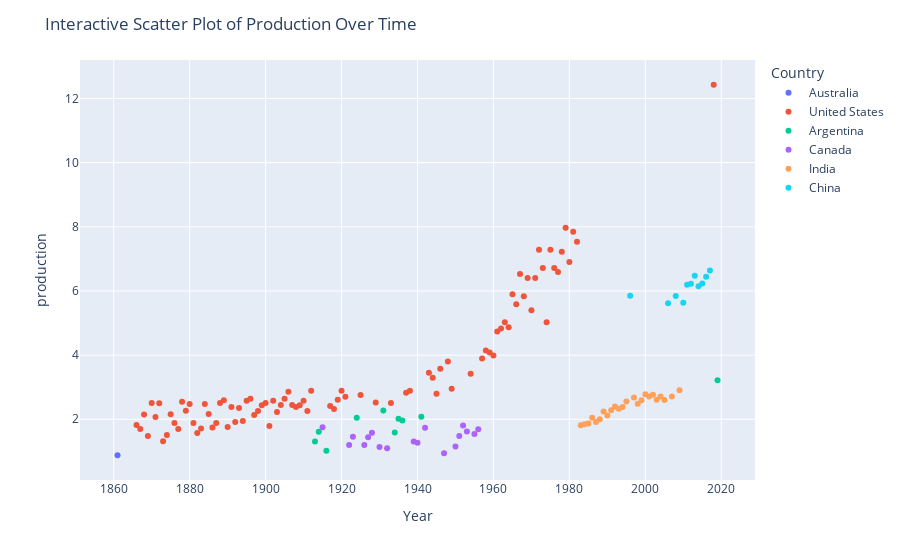

Notebook cell for this chart:
### Markdown cell above
Let's take a look at which country had the highes amount of production per year.

### Code cell
#country with the highest yield per year, hover for more info
# Group data by 'year' and find the country with the highest yield in each year
highest_production_per_year = df.groupby('year').apply(lambda x: x.loc[x['production'].idxmax()]).reset_index(drop=True)

# Create an interactive scatter plot with hover labels
fig = px.scatter(highest_production_per_year, x='year', y='yield', color='country', hover_name='country', labels={'country': 'Country'})
fig.update_layout(
    title='Interactive Scatter Plot of Production Over Time',
    xaxis_title='Year',
    yaxis_title='production',
)

fig.show()

### Figure 1 — Plotly figure (JSON) as saved in the notebook; plotly's stock layout.template omitted (floating-point values rounded to 4 significant figures)
{"data": [{"hovertemplate": "<b>%{hovertext}</b><br><br>Country=Australia<br>year=%{x}<br>yield=%{y}<extra></extra>", "hovertext": ["Australia"], "legendgroup": "Australia", "marker": {"color": "#636efa", "symbol": "circle"}, "mode": "markers", "name": "Australia", "orientation": "v", "showlegend": true, "type": "scatter", "x": [1861], "xaxis": "x", "y": [0.8782], "yaxis": "y"}, {"hovertemplate": "<b>%{hovertext}</b><br><br>Country=United States<br>year=%{x}<br>yield=%{y}<extra></extra>", "hovertext": ["United States", "United States", "United States", "United States", "United States", "United States", "United States", "United States", "United States", "United States", "United States", "United States", "United States", "United States", "United States", "United States", "United States", "United States", "United States", "United States", "United States", "United States", "United States", "United States", "United States", "United States", "United States", "United States", "United States", "United States", "United States", "United States", "United States", "United States", "United States", "United States", "United States", "United States", "United States", "United States", "United States", "United States", "United States", "United States", "United States", "United States", "United States", "United States", "United States", "United States", "United States", "United States", "United States", "United States", "United States", "United States", "United States", "United States", "United States", "United States", "United States", "United States", "United States", "United States", "United States", "United States", "United States", "United States", "United States", "United States", "United States", "United States", "United States", "United States", "United States", "United States", "United States", "United States", "United States", "United States", "United States", "United States", "United States", "United States", "United States", "United States", "United States", "United States", "United States", "United States", "United States"], "legendgroup": "United States", "marker": {"color": "#EF553B", "symbol": "circle"}, "mode": "markers", "name": "United States", "orientation": "v", "showlegend": true, "type": "scatter", "x": [1866, 1867, 1868, 1869, 1870, 1871, 1872, 1873, 1874, 1875, 1876, 1877, 1878, 1879, 1880, 1881, 1882, 1883, 1884, 1885, 1886, 1887, 1888, 1889, 1890, 1891, 1892, 1893, 1894, 1895, 1896, 1897, 1898, 1899, 1900, 1901, 1902, 1903, 1904, 1905, 1906, 1907, 1908, 1909, 1910, 1911, 1912, 1917, 1918, 1919, 1920, 1921, 1925, 1929, 1933, 1937, 1938, 1943, 1944, 1945, 1946, 1948, 1949, 1954, 1957, 1958, 1959, 1960, 1961, 1962, 1963, 1964, 1965, 1966, 1967, 1968, 1969, 1970, 1971, 1972, 1973, 1974, 1975, 1976, 1977, 1978, 1979, 1980, 1981, 1982, 2018], "xaxis": "x", "y": [1.82, 1.695, 2.147, 1.475, 2.511, 2.071, 2.498, 1.318, 1.506, 2.153, 1.883, 1.695, 2.542, 2.266, 2.479, 1.883, 1.569, 1.714, 2.479, 2.166, 1.745, 1.883, 2.511, 2.592, 1.758, 2.385, 1.914, 2.354, 1.946, 2.574, 2.636, 2.134, 2.26, 2.435, 2.511, 1.789, 2.574, 2.228, 2.448, 2.636, 2.856, 2.448, 2.385, 2.435, 2.574, 2.26, 2.887, 2.417, 2.322, 2.611, 2.887, 2.699, 2.756, 2.523, 2.511, 2.825, 2.887, 3.452, 3.295, 2.793, 3.578, 3.798, 2.95, 3.421, 3.892, 4.143, 4.08, 3.986, 4.739, 4.833, 5.022, 4.865, 5.9, 5.586, 6.528, 5.838, 6.402, 5.398, 6.402, 7.281, 6.716, 5.022, 7.281, 6.716, 6.591, 7.218, 7.972, 6.905, 7.846, 7.532, 12.43], "yaxis": "y"}, {"hovertemplate": "<b>%{hovertext}</b><br><br>Country=Argentina<br>year=%{x}<br>yield=%{y}<extra></extra>", "hovertext": ["Argentina", "Argentina", "Argentina", "Argentina", "Argentina", "Argentina", "Argentina", "Argentina", "Argentina", "Argentina"], "legendgroup": "Argentina", "marker": {"color": "#00cc96", "symbol": "circle"}, "mode": "markers", "name": "Argentina", "orientation": "v", "showlegend": true, "type": "scatter", "x": [1913, 1914, 1916, 1924, 1931, 1934, 1935, 1936, 1941, 2019], "xaxis": "x", "y": [1.304, 1.61, 1.019, 2.046, 2.275, 1.587, 2.013, 1.963, 2.076, 3.216], "yaxis": "y"}, {"hovertemplate": "<b>%{hovertext}</b><br><br>Country=Canada<br>year=%{x}<br>yield=%{y}<extra></extra>", "hovertext": ["Canada", "Canada", "Canada", "Canada", "Canada", "Canada", "Canada", "Canada", "Canada", "Canada", "Canada", "Canada", "Canada", "Canada", "Canada", "Canada", "Canada", "Canada"], "legendgroup": "Canada", "marker": {"color": "#ab63fa", "symbol": "circle"}, "mode": "markers", "name": "Canada", "orientation": "v", "showlegend": true, "type": "scatter", "x": [1915, 1922, 1923, 1926, 1927, 1928, 1930, 1932, 1939, 1940, 1942, 1947, 1950, 1951, 1952, 1953, 1955, 1956], "xaxis": "x", "y": [1.752, 1.199, 1.457, 1.196, 1.436, 1.58, 1.136, 1.096, 1.309, 1.265, 1.735, 0.9437, 1.149, 1.474, 1.804, 1.616, 1.541, 1.692], "yaxis": "y"}, {"hovertemplate": "<b>%{hovertext}</b><br><br>Country=India<br>year=%{x}<br>yield=%{y}<extra></extra>", "hovertext": ["India", "India", "India", "India", "India", "India", "India", "India", "India", "India", "India", "India", "India", "India", "India", "India", "India", "India", "India", "India", "India", "India", "India", "India"], "legendgroup": "India", "marker": {"color": "#FFA15A", "symbol": "circle"}, "mode": "markers", "name": "India", "orientation": "v", "showlegend": true, "type": "scatter", "x": [1983, 1984, 1985, 1986, 1987, 1988, 1989, 1990, 1991, 1992, 1993, 1994, 1995, 1997, 1998, 1999, 2000, 2001, 2002, 2003, 2004, 2005, 2007, 2009], "xaxis": "x", "y": [1.816, 1.843, 1.87, 2.046, 1.916, 2.002, 2.244, 2.121, 2.281, 2.394, 2.327, 2.38, 2.553, 2.679, 2.485, 2.59, 2.779, 2.708, 2.763, 2.61, 2.713, 2.602, 2.708, 2.907], "yaxis": "y"}, {"hovertemplate": "<b>%{hovertext}</b><br><br>Country=China<br>year=%{x}<br>yield=%{y}<extra></extra>", "hovertext": ["China", "China", "China", "China", "China", "China", "China", "China", "China", "China", "China"], "legendgroup": "China", "marker": {"color": "#19d3f3", "symbol": "circle"}, "mode": "markers", "name": "China", "orientation": "v", "showlegend": true, "type": "scatter", "x": [1996, 2006, 2008, 2010, 2011, 2012, 2013, 2014, 2015, 2016, 2017], "xaxis": "x", "y": [5.854, 5.616, 5.846, 5.633, 6.195, 6.222, 6.472, 6.15, 6.232, 6.444, 6.638], "yaxis": "y"}], "layout": {"legend": {"title": {"text": "Country"}, "tracegroupgap": 0}, "margin": {"t": 60}, "title": {"text": "Interactive Scatter Plot of Production Over Time"}, "xaxis": {"anchor": "y", "domain": [0, 1], "title": {"text": "Year"}}, "yaxis": {"anchor": "x", "domain": [0, 1], "title": {"text": "production"}}}}
